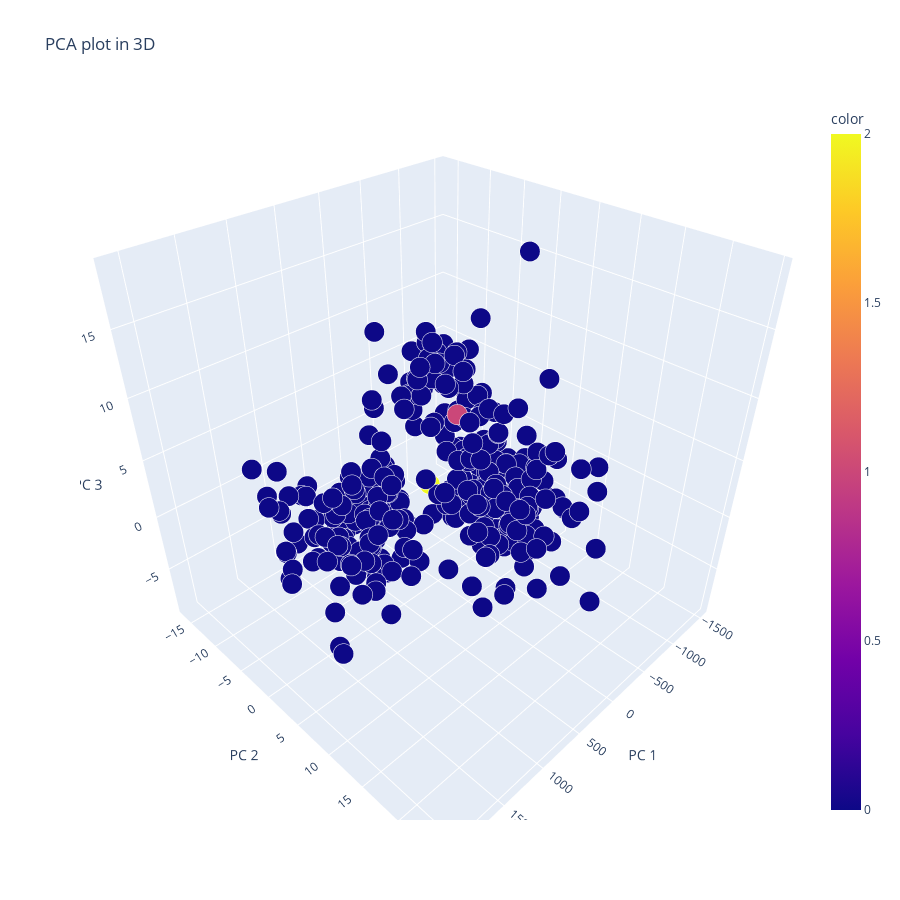

Notebook cell for this chart:
### Code cell
PCAplot3D(X, pred_sp)

### Figure 1 — Plotly figure (JSON) as saved in the notebook; plotly's stock layout.template omitted (floating-point values rounded to 4 significant figures; data arrays with more than 128 entries replaced by an {"elided": "..."} marker saying what was removed)
{"data": [{"hovertemplate": "PC 1=%{x}<br>PC 2=%{y}<br>PC 3=%{z}<br>size=%{marker.size}<br>color=%{marker.color}<extra></extra>", "legendgroup": "", "marker": {"color": {"elided": "333 int values"}, "coloraxis": "coloraxis", "opacity": 1, "size": {"elided": "333 float values"}, "sizemode": "area", "sizeref": 0.00025, "symbol": "circle"}, "mode": "markers", "name": "", "scene": "scene", "showlegend": false, "type": "scatter3d", "x": {"elided": "333 float values"}, "y": {"elided": "333 float values"}, "z": {"elided": "333 float values"}}], "layout": {"coloraxis": {"colorbar": {"title": {"text": "color"}}, "colorscale": [[0, "#0d0887"], [0.1111, "#46039f"], [0.2222, "#7201a8"], [0.3333, "#9c179e"], [0.4444, "#bd3786"], [0.5556, "#d8576b"], [0.6667, "#ed7953"], [0.7778, "#fb9f3a"], [0.8889, "#fdca26"], [1, "#f0f921"]]}, "height": 900, "legend": {"itemsizing": "constant", "tracegroupgap": 0}, "scene": {"aspectmode": "auto", "aspectratio": {"x": 1, "y": 1, "z": 1}, "camera": {"center": {"x": 0, "y": 0, "z": 0}, "eye": {"x": 1.182, "y": 1.182, "z": 1.182}, "projection": {"type": "perspective"}, "up": {"x": 0, "y": 0, "z": 1}}, "domain": {"x": [0, 1], "y": [0, 1]}, "xaxis": {"title": {"text": "PC 1"}, "type": "linear"}, "yaxis": {"title": {"text": "PC 2"}, "type": "linear"}, "zaxis": {"title": {"text": "PC 3"}, "type": "linear"}}, "title": {"text": "PCA plot in 3D"}, "width": 900}}
